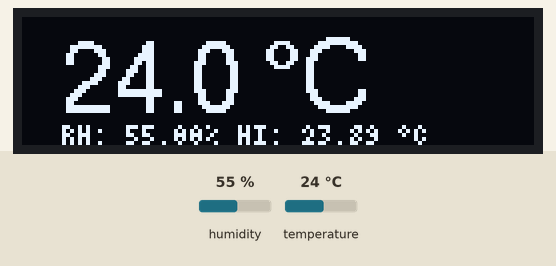
This sketch was run on a simulated Arduino Uno, built with avr-gcc and run on an emulated ATmega328P. Shown: 128×32 one-colour display. The test bench sets the inputs (shaded band); at power-on: humidity 55 %, temperature 24 °C.

Above: at 2.2 s.
2.3 s: humidity set to 22 %
At 4.9 s:
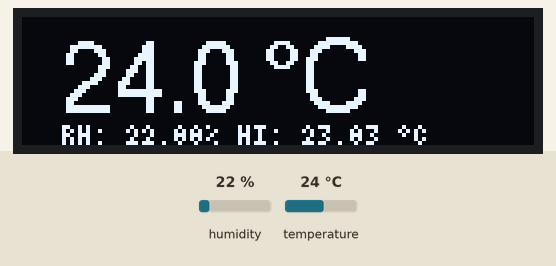
5.7 s: temperature set to 12 °C
At 7.7 s:
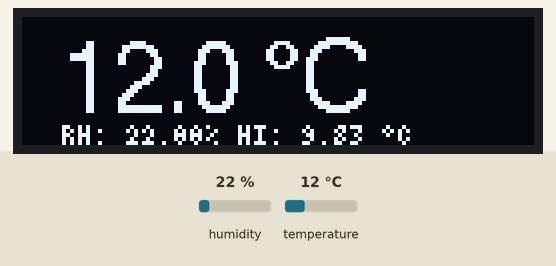
9.1 s: humidity set to 40 %
At 12.1 s:
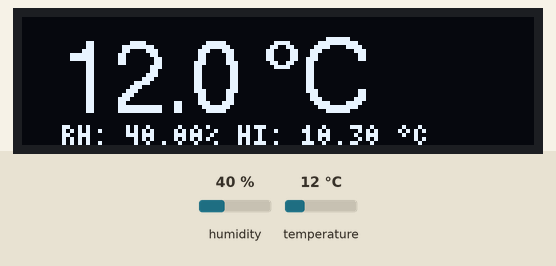
13.1 s: temperature set to 19 °C
At 15.1 s:
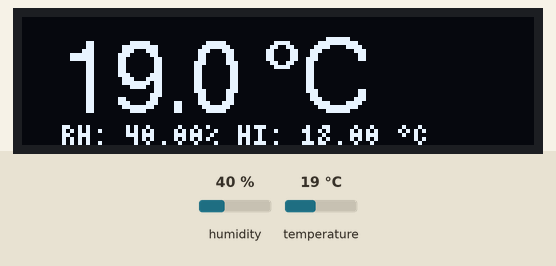
Timing chart, 0 to 16.6 s (numbered marks = the images above; inputs shaded):
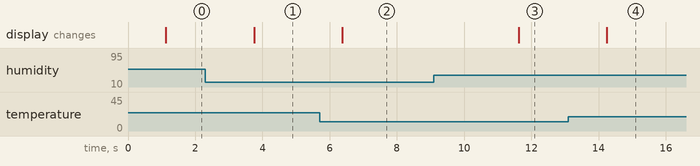

Measured:
- after the input at 2.3 s, the display: changes after 1.5 s (image 1)
- after the input at 5.7 s, the display: changes after 0.68 s (image 2)
- after the input at 9.1 s, the display: changes after 2.5 s (image 3)
- after the input at 13.1 s, the display: changes after 1.1 s (image 4)

The sketch:

oled_thermometer.ino
```cpp
#include "U8glib.h"
#include "DHT.h"

// setup u8g object, please remove comment from one of the following constructor calls
U8GLIB_SSD1306_128X32 u8g(U8G_I2C_OPT_NONE);  // I2C / TWI

#define DHTPIN 10     // Digital pin connected to the DHT sensor
#define DHTTYPE DHT11   // DHT 11

DHT dht(DHTPIN, DHTTYPE);

#define DEGREE '\xB0'

char buffer_line1[16];
char buffer_line2[40];

float temp_celsius, humidity_percent;
float temp_index_celsius;
bool last_result;
long startupMillis = 0;

boolean read_temperature() {
  humidity_percent = dht.readHumidity();
  temp_celsius = dht.readTemperature();
  if (isnan(humidity_percent) || isnan(temp_celsius)) {
    // Check if any reads failed and exit early (to try again).
    return false;
  }
  const bool isFahrenheit = false;
  temp_index_celsius = dht.computeHeatIndex(temp_celsius , humidity_percent, isFahrenheit);
  return true;
}

void formatLine1() {
  char tempBuf[5];
  //format temperature with one decimal
  dtostrf(temp_celsius, 2, 1, tempBuf);
  sprintf(buffer_line1, "%s %cC", tempBuf, DEGREE);
}

void formatLine2() {
  String humidity = String(humidity_percent);
  String temp_idx = String(temp_index_celsius);
  sprintf(buffer_line2, "RH: %s%% HI: %s ""\xB0""C", humidity.c_str(), temp_idx.c_str());
}

void prepare_display() {
  last_result = read_temperature();
  if (last_result) {
    formatLine1();
    formatLine2();
  }
}

void draw(void) {
  // graphic commands to redraw the complete screen should be placed here
//  u8g.setFont(u8g_font_profont29);
u8g.setFont(u8g_font_helvR18);

  if (!last_result) {
    u8g.drawStr(0, 24, "NO DATA");
    return;
  }

  u8g.drawStr(10, 24, buffer_line1);
  u8g.setFont(u8g_font_4x6);
  u8g.drawStr(10, 32, buffer_line2);
}

void setup(void) {
  // assign default color value
  u8g.setColorIndex(1);

  //set up DHT and give it some time to stabilize
  dht.begin();
  delay(1000);
}

void loop(void) {
  prepare_display();

  // picture loop
  u8g.firstPage();
  do {
    draw();
  } while ( u8g.nextPage() );

  // rebuild the picture after some delay
  delay(2500);
}
```
